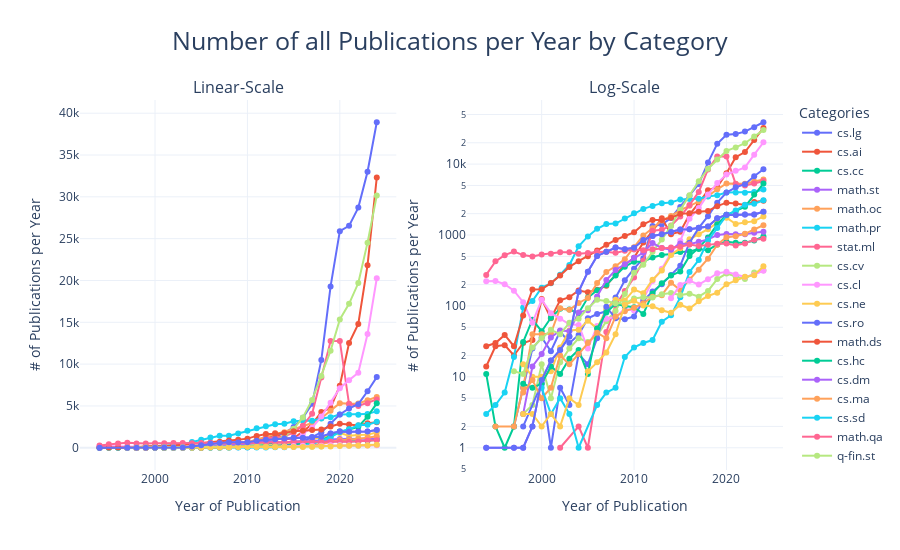
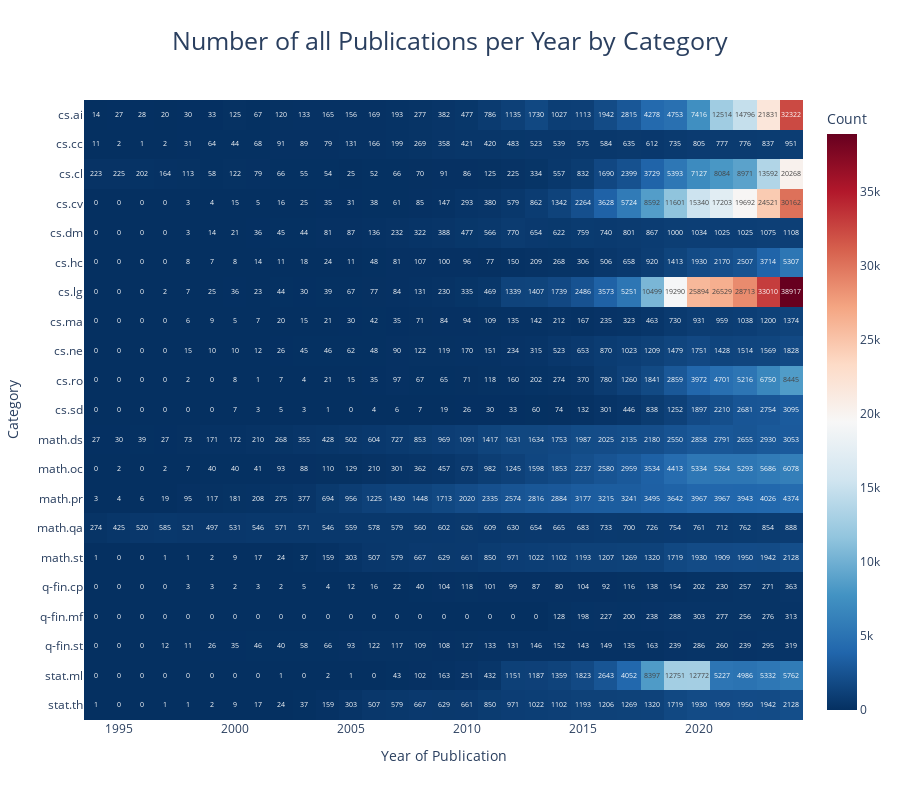

These figures' notebook cell, in order:
### Code cell
visualize_publications_by_category(df_complete, "all")

### Figure 1 — Plotly figure (JSON) as saved in the notebook; plotly's stock layout.template omitted (floating-point values rounded to 4 significant figures)
{"data": [{"line": {"color": "#636EFA"}, "mode": "lines+markers", "name": "cs.lg", "type": "scatter", "x": [1997, 1998, 1999, 2000, 2001, 2002, 2003, 2004, 2005, 2006, 2007, 2008, 2009, 2010, 2011, 2012, 2013, 2014, 2015, 2016, 2017, 2018, 2019, 2020, 2021, 2022, 2023, 2024], "xaxis": "x", "y": [2, 7, 25, 36, 23, 44, 30, 39, 67, 77, 84, 131, 230, 335, 469, 1339, 1407, 1739, 2486, 3573, 5251, 10499, 19290, 25894, 26529, 28713, 33010, 38917], "yaxis": "y"}, {"line": {"color": "#636EFA"}, "mode": "lines+markers", "name": "cs.lg", "showlegend": false, "type": "scatter", "x": [1997, 1998, 1999, 2000, 2001, 2002, 2003, 2004, 2005, 2006, 2007, 2008, 2009, 2010, 2011, 2012, 2013, 2014, 2015, 2016, 2017, 2018, 2019, 2020, 2021, 2022, 2023, 2024], "xaxis": "x2", "y": [2, 7, 25, 36, 23, 44, 30, 39, 67, 77, 84, 131, 230, 335, 469, 1339, 1407, 1739, 2486, 3573, 5251, 10499, 19290, 25894, 26529, 28713, 33010, 38917], "yaxis": "y2"}, {"line": {"color": "#EF553B"}, "mode": "lines+markers", "name": "cs.ai", "type": "scatter", "x": [1994, 1995, 1996, 1997, 1998, 1999, 2000, 2001, 2002, 2003, 2004, 2005, 2006, 2007, 2008, 2009, 2010, 2011, 2012, 2013, 2014, 2015, 2016, 2017, 2018, 2019, 2020, 2021, 2022, 2023, 2024], "xaxis": "x", "y": [14, 27, 28, 20, 30, 33, 125, 67, 120, 133, 165, 156, 169, 193, 277, 382, 477, 786, 1135, 1730, 1027, 1113, 1942, 2815, 4278, 4753, 7416, 12514, 14796, 21831, 32322], "yaxis": "y"}, {"line": {"color": "#EF553B"}, "mode": "lines+markers", "name": "cs.ai", "showlegend": false, "type": "scatter", "x": [1994, 1995, 1996, 1997, 1998, 1999, 2000, 2001, 2002, 2003, 2004, 2005, 2006, 2007, 2008, 2009, 2010, 2011, 2012, 2013, 2014, 2015, 2016, 2017, 2018, 2019, 2020, 2021, 2022, 2023, 2024], "xaxis": "x2", "y": [14, 27, 28, 20, 30, 33, 125, 67, 120, 133, 165, 156, 169, 193, 277, 382, 477, 786, 1135, 1730, 1027, 1113, 1942, 2815, 4278, 4753, 7416, 12514, 14796, 21831, 32322], "yaxis": "y2"}, {"line": {"color": "#00CC96"}, "mode": "lines+markers", "name": "cs.cc", "type": "scatter", "x": [1994, 1995, 1996, 1997, 1998, 1999, 2000, 2001, 2002, 2003, 2004, 2005, 2006, 2007, 2008, 2009, 2010, 2011, 2012, 2013, 2014, 2015, 2016, 2017, 2018, 2019, 2020, 2021, 2022, 2023, 2024], "xaxis": "x", "y": [11, 2, 1, 2, 31, 64, 44, 68, 91, 89, 79, 131, 166, 199, 269, 358, 421, 420, 483, 523, 539, 575, 584, 635, 612, 735, 805, 777, 776, 837, 951], "yaxis": "y"}, {"line": {"color": "#00CC96"}, "mode": "lines+markers", "name": "cs.cc", "showlegend": false, "type": "scatter", "x": [1994, 1995, 1996, 1997, 1998, 1999, 2000, 2001, 2002, 2003, 2004, 2005, 2006, 2007, 2008, 2009, 2010, 2011, 2012, 2013, 2014, 2015, 2016, 2017, 2018, 2019, 2020, 2021, 2022, 2023, 2024], "xaxis": "x2", "y": [11, 2, 1, 2, 31, 64, 44, 68, 91, 89, 79, 131, 166, 199, 269, 358, 421, 420, 483, 523, 539, 575, 584, 635, 612, 735, 805, 777, 776, 837, 951], "yaxis": "y2"}, {"line": {"color": "#AB63FA"}, "mode": "lines+markers", "name": "math.st", "type": "scatter", "x": [1994, 1997, 1998, 1999, 2000, 2001, 2002, 2003, 2004, 2005, 2006, 2007, 2008, 2009, 2010, 2011, 2012, 2013, 2014, 2015, 2016, 2017, 2018, 2019, 2020, 2021, 2022, 2023, 2024], "xaxis": "x", "y": [1, 1, 1, 2, 9, 17, 24, 37, 159, 303, 507, 579, 667, 629, 661, 850, 971, 1022, 1102, 1193, 1207, 1269, 1320, 1719, 1930, 1909, 1950, 1942, 2128], "yaxis": "y"}, {"line": {"color": "#AB63FA"}, "mode": "lines+markers", "name": "math.st", "showlegend": false, "type": "scatter", "x": [1994, 1997, 1998, 1999, 2000, 2001, 2002, 2003, 2004, 2005, 2006, 2007, 2008, 2009, 2010, 2011, 2012, 2013, 2014, 2015, 2016, 2017, 2018, 2019, 2020, 2021, 2022, 2023, 2024], "xaxis": "x2", "y": [1, 1, 1, 2, 9, 17, 24, 37, 159, 303, 507, 579, 667, 629, 661, 850, 971, 1022, 1102, 1193, 1207, 1269, 1320, 1719, 1930, 1909, 1950, 1942, 2128], "yaxis": "y2"}, {"line": {"color": "#FFA15A"}, "mode": "lines+markers", "name": "math.oc", "type": "scatter", "x": [1995, 1997, 1998, 1999, 2000, 2001, 2002, 2003, 2004, 2005, 2006, 2007, 2008, 2009, 2010, 2011, 2012, 2013, 2014, 2015, 2016, 2017, 2018, 2019, 2020, 2021, 2022, 2023, 2024], "xaxis": "x", "y": [2, 2, 7, 40, 40, 41, 93, 88, 110, 129, 210, 301, 362, 457, 673, 982, 1245, 1598, 1853, 2237, 2580, 2959, 3534, 4413, 5334, 5264, 5293, 5686, 6078], "yaxis": "y"}, {"line": {"color": "#FFA15A"}, "mode": "lines+markers", "name": "math.oc", "showlegend": false, "type": "scatter", "x": [1995, 1997, 1998, 1999, 2000, 2001, 2002, 2003, 2004, 2005, 2006, 2007, 2008, 2009, 2010, 2011, 2012, 2013, 2014, 2015, 2016, 2017, 2018, 2019, 2020, 2021, 2022, 2023, 2024], "xaxis": "x2", "y": [2, 2, 7, 40, 40, 41, 93, 88, 110, 129, 210, 301, 362, 457, 673, 982, 1245, 1598, 1853, 2237, 2580, 2959, 3534, 4413, 5334, 5264, 5293, 5686, 6078], "yaxis": "y2"}, {"line": {"color": "#19D3F3"}, "mode": "lines+markers", "name": "math.pr", "type": "scatter", "x": [1994, 1995, 1996, 1997, 1998, 1999, 2000, 2001, 2002, 2003, 2004, 2005, 2006, 2007, 2008, 2009, 2010, 2011, 2012, 2013, 2014, 2015, 2016, 2017, 2018, 2019, 2020, 2021, 2022, 2023, 2024], "xaxis": "x", "y": [3, 4, 6, 19, 95, 117, 181, 208, 275, 377, 694, 956, 1225, 1430, 1448, 1713, 2020, 2335, 2574, 2816, 2884, 3177, 3215, 3241, 3495, 3642, 3967, 3967, 3943, 4026, 4374], "yaxis": "y"}, {"line": {"color": "#19D3F3"}, "mode": "lines+markers", "name": "math.pr", "showlegend": false, "type": "scatter", "x": [1994, 1995, 1996, 1997, 1998, 1999, 2000, 2001, 2002, 2003, 2004, 2005, 2006, 2007, 2008, 2009, 2010, 2011, 2012, 2013, 2014, 2015, 2016, 2017, 2018, 2019, 2020, 2021, 2022, 2023, 2024], "xaxis": "x2", "y": [3, 4, 6, 19, 95, 117, 181, 208, 275, 377, 694, 956, 1225, 1430, 1448, 1713, 2020, 2335, 2574, 2816, 2884, 3177, 3215, 3241, 3495, 3642, 3967, 3967, 3943, 4026, 4374], "yaxis": "y2"}, {"line": {"color": "#FF6692"}, "mode": "lines+markers", "name": "stat.ml", "type": "scatter", "x": [2002, 2004, 2005, 2007, 2008, 2009, 2010, 2011, 2012, 2013, 2014, 2015, 2016, 2017, 2018, 2019, 2020, 2021, 2022, 2023, 2024], "xaxis": "x", "y": [1, 2, 1, 43, 102, 163, 251, 432, 1151, 1187, 1359, 1823, 2643, 4052, 8397, 12751, 12772, 5227, 4986, 5332, 5762], "yaxis": "y"}, {"line": {"color": "#FF6692"}, "mode": "lines+markers", "name": "stat.ml", "showlegend": false, "type": "scatter", "x": [2002, 2004, 2005, 2007, 2008, 2009, 2010, 2011, 2012, 2013, 2014, 2015, 2016, 2017, 2018, 2019, 2020, 2021, 2022, 2023, 2024], "xaxis": "x2", "y": [1, 2, 1, 43, 102, 163, 251, 432, 1151, 1187, 1359, 1823, 2643, 4052, 8397, 12751, 12772, 5227, 4986, 5332, 5762], "yaxis": "y2"}, {"line": {"color": "#B6E880"}, "mode": "lines+markers", "name": "cs.cv", "type": "scatter", "x": [1998, 1999, 2000, 2001, 2002, 2003, 2004, 2005, 2006, 2007, 2008, 2009, 2010, 2011, 2012, 2013, 2014, 2015, 2016, 2017, 2018, 2019, 2020, 2021, 2022, 2023, 2024], "xaxis": "x", "y": [3, 4, 15, 5, 16, 25, 35, 31, 38, 61, 85, 147, 293, 380, 579, 862, 1342, 2264, 3628, 5724, 8592, 11601, 15340, 17203, 19692, 24521, 30162], "yaxis": "y"}, {"line": {"color": "#B6E880"}, "mode": "lines+markers", "name": "cs.cv", "showlegend": false, "type": "scatter", "x": [1998, 1999, 2000, 2001, 2002, 2003, 2004, 2005, 2006, 2007, 2008, 2009, 2010, 2011, 2012, 2013, 2014, 2015, 2016, 2017, 2018, 2019, 2020, 2021, 2022, 2023, 2024], "xaxis": "x2", "y": [3, 4, 15, 5, 16, 25, 35, 31, 38, 61, 85, 147, 293, 380, 579, 862, 1342, 2264, 3628, 5724, 8592, 11601, 15340, 17203, 19692, 24521, 30162], "yaxis": "y2"}, {"line": {"color": "#FF97FF"}, "mode": "lines+markers", "name": "cs.cl", "type": "scatter", "x": [1994, 1995, 1996, 1997, 1998, 1999, 2000, 2001, 2002, 2003, 2004, 2005, 2006, 2007, 2008, 2009, 2010, 2011, 2012, 2013, 2014, 2015, 2016, 2017, 2018, 2019, 2020, 2021, 2022, 2023, 2024], "xaxis": "x", "y": [223, 225, 202, 164, 113, 58, 122, 79, 66, 55, 54, 25, 52, 66, 70, 91, 86, 125, 225, 334, 557, 832, 1690, 2399, 3729, 5393, 7127, 8084, 8971, 13592, 20268], "yaxis": "y"}, {"line": {"color": "#FF97FF"}, "mode": "lines+markers", "name": "cs.cl", "showlegend": false, "type": "scatter", "x": [1994, 1995, 1996, 1997, 1998, 1999, 2000, 2001, 2002, 2003, 2004, 2005, 2006, 2007, 2008, 2009, 2010, 2011, 2012, 2013, 2014, 2015, 2016, 2017, 2018, 2019, 2020, 2021, 2022, 2023, 2024], "xaxis": "x2", "y": [223, 225, 202, 164, 113, 58, 122, 79, 66, 55, 54, 25, 52, 66, 70, 91, 86, 125, 225, 334, 557, 832, 1690, 2399, 3729, 5393, 7127, 8084, 8971, 13592, 20268], "yaxis": "y2"}, {"line": {"color": "#FECB52"}, "mode": "lines+markers", "name": "cs.ne", "type": "scatter", "x": [1998, 1999, 2000, 2001, 2002, 2003, 2004, 2005, 2006, 2007, 2008, 2009, 2010, 2011, 2012, 2013, 2014, 2015, 2016, 2017, 2018, 2019, 2020, 2021, 2022, 2023, 2024], "xaxis": "x", "y": [15, 10, 10, 12, 26, 45, 46, 62, 48, 90, 122, 119, 170, 151, 234, 315, 523, 653, 870, 1023, 1209, 1479, 1751, 1428, 1514, 1569, 1828], "yaxis": "y"}, {"line": {"color": "#FECB52"}, "mode": "lines+markers", "name": "cs.ne", "showlegend": false, "type": "scatter", "x": [1998, 1999, 2000, 2001, 2002, 2003, 2004, 2005, 2006, 2007, 2008, 2009, 2010, 2011, 2012, 2013, 2014, 2015, 2016, 2017, 2018, 2019, 2020, 2021, 2022, 2023, 2024], "xaxis": "x2", "y": [15, 10, 10, 12, 26, 45, 46, 62, 48, 90, 122, 119, 170, 151, 234, 315, 523, 653, 870, 1023, 1209, 1479, 1751, 1428, 1514, 1569, 1828], "yaxis": "y2"}, {"line": {"color": "#636EFA"}, "mode": "lines+markers", "name": "cs.ro", "type": "scatter", "x": [1998, 2000, 2001, 2002, 2003, 2004, 2005, 2006, 2007, 2008, 2009, 2010, 2011, 2012, 2013, 2014, 2015, 2016, 2017, 2018, 2019, 2020, 2021, 2022, 2023, 2024], "xaxis": "x", "y": [2, 8, 1, 7, 4, 21, 15, 35, 97, 67, 65, 71, 118, 160, 202, 274, 370, 780, 1260, 1841, 2859, 3972, 4701, 5216, 6750, 8445], "yaxis": "y"}, {"line": {"color": "#636EFA"}, "mode": "lines+markers", "name": "cs.ro", "showlegend": false, "type": "scatter", "x": [1998, 2000, 2001, 2002, 2003, 2004, 2005, 2006, 2007, 2008, 2009, 2010, 2011, 2012, 2013, 2014, 2015, 2016, 2017, 2018, 2019, 2020, 2021, 2022, 2023, 2024], "xaxis": "x2", "y": [2, 8, 1, 7, 4, 21, 15, 35, 97, 67, 65, 71, 118, 160, 202, 274, 370, 780, 1260, 1841, 2859, 3972, 4701, 5216, 6750, 8445], "yaxis": "y2"}, {"line": {"color": "#EF553B"}, "mode": "lines+markers", "name": "math.ds", "type": "scatter", "x": [1994, 1995, 1996, 1997, 1998, 1999, 2000, 2001, 2002, 2003, 2004, 2005, 2006, 2007, 2008, 2009, 2010, 2011, 2012, 2013, 2014, 2015, 2016, 2017, 2018, 2019, 2020, 2021, 2022, 2023, 2024], "xaxis": "x", "y": [27, 30, 39, 27, 73, 171, 172, 210, 268, 355, 428, 502, 604, 727, 853, 969, 1091, 1417, 1631, 1634, 1753, 1987, 2025, 2135, 2180, 2550, 2858, 2791, 2655, 2930, 3053], "yaxis": "y"}, {"line": {"color": "#EF553B"}, "mode": "lines+markers", "name": "math.ds", "showlegend": false, "type": "scatter", "x": [1994, 1995, 1996, 1997, 1998, 1999, 2000, 2001, 2002, 2003, 2004, 2005, 2006, 2007, 2008, 2009, 2010, 2011, 2012, 2013, 2014, 2015, 2016, 2017, 2018, 2019, 2020, 2021, 2022, 2023, 2024], "xaxis": "x2", "y": [27, 30, 39, 27, 73, 171, 172, 210, 268, 355, 428, 502, 604, 727, 853, 969, 1091, 1417, 1631, 1634, 1753, 1987, 2025, 2135, 2180, 2550, 2858, 2791, 2655, 2930, 3053], "yaxis": "y2"}, {"line": {"color": "#00CC96"}, "mode": "lines+markers", "name": "cs.hc", "type": "scatter", "x": [1998, 1999, 2000, 2001, 2002, 2003, 2004, 2005, 2006, 2007, 2008, 2009, 2010, 2011, 2012, 2013, 2014, 2015, 2016, 2017, 2018, 2019, 2020, 2021, 2022, 2023, 2024], "xaxis": "x", "y": [8, 7, 8, 14, 11, 18, 24, 11, 48, 81, 107, 100, 96, 77, 150, 209, 268, 306, 506, 658, 920, 1413, 1930, 2170, 2507, 3714, 5307], "yaxis": "y"}, {"line": {"color": "#00CC96"}, "mode": "lines+markers", "name": "cs.hc", "showlegend": false, "type": "scatter", "x": [1998, 1999, 2000, 2001, 2002, 2003, 2004, 2005, 2006, 2007, 2008, 2009, 2010, 2011, 2012, 2013, 2014, 2015, 2016, 2017, 2018, 2019, 2020, 2021, 2022, 2023, 2024], "xaxis": "x2", "y": [8, 7, 8, 14, 11, 18, 24, 11, 48, 81, 107, 100, 96, 77, 150, 209, 268, 306, 506, 658, 920, 1413, 1930, 2170, 2507, 3714, 5307], "yaxis": "y2"}, {"line": {"color": "#AB63FA"}, "mode": "lines+markers", "name": "cs.dm", "type": "scatter", "x": [1998, 1999, 2000, 2001, 2002, 2003, 2004, 2005, 2006, 2007, 2008, 2009, 2010, 2011, 2012, 2013, 2014, 2015, 2016, 2017, 2018, 2019, 2020, 2021, 2022, 2023, 2024], "xaxis": "x", "y": [3, 14, 21, 36, 45, 44, 81, 87, 136, 232, 322, 388, 477, 566, 770, 654, 622, 759, 740, 801, 867, 1000, 1034, 1025, 1025, 1075, 1108], "yaxis": "y"}, {"line": {"color": "#AB63FA"}, "mode": "lines+markers", "name": "cs.dm", "showlegend": false, "type": "scatter", "x": [1998, 1999, 2000, 2001, 2002, 2003, 2004, 2005, 2006, 2007, 2008, 2009, 2010, 2011, 2012, 2013, 2014, 2015, 2016, 2017, 2018, 2019, 2020, 2021, 2022, 2023, 2024], "xaxis": "x2", "y": [3, 14, 21, 36, 45, 44, 81, 87, 136, 232, 322, 388, 477, 566, 770, 654, 622, 759, 740, 801, 867, 1000, 1034, 1025, 1025, 1075, 1108], "yaxis": "y2"}, {"line": {"color": "#FFA15A"}, "mode": "lines+markers", "name": "cs.ma", "type": "scatter", "x": [1998, 1999, 2000, 2001, 2002, 2003, 2004, 2005, 2006, 2007, 2008, 2009, 2010, 2011, 2012, 2013, 2014, 2015, 2016, 2017, 2018, 2019, 2020, 2021, 2022, 2023, 2024], "xaxis": "x", "y": [6, 9, 5, 7, 20, 15, 21, 30, 42, 35, 71, 84, 94, 109, 135, 142, 212, 167, 235, 323, 463, 730, 931, 959, 1038, 1200, 1374], "yaxis": "y"}, {"line": {"color": "#FFA15A"}, "mode": "lines+markers", "name": "cs.ma", "showlegend": false, "type": "scatter", "x": [1998, 1999, 2000, 2001, 2002, 2003, 2004, 2005, 2006, 2007, 2008, 2009, 2010, 2011, 2012, 2013, 2014, 2015, 2016, 2017, 2018, 2019, 2020, 2021, 2022, 2023, 2024], "xaxis": "x2", "y": [6, 9, 5, 7, 20, 15, 21, 30, 42, 35, 71, 84, 94, 109, 135, 142, 212, 167, 235, 323, 463, 730, 931, 959, 1038, 1200, 1374], "yaxis": "y2"}, {"line": {"color": "#19D3F3"}, "mode": "lines+markers", "name": "cs.sd", "type": "scatter", "x": [2000, 2001, 2002, 2003, 2004, 2006, 2007, 2008, 2009, 2010, 2011, 2012, 2013, 2014, 2015, 2016, 2017, 2018, 2019, 2020, 2021, 2022, 2023, 2024], "xaxis": "x", "y": [7, 3, 5, 3, 1, 4, 6, 7, 19, 26, 30, 33, 60, 74, 132, 301, 446, 838, 1252, 1897, 2210, 2681, 2754, 3095], "yaxis": "y"}, {"line": {"color": "#19D3F3"}, "mode": "lines+markers", "name": "cs.sd", "showlegend": false, "type": "scatter", "x": [2000, 2001, 2002, 2003, 2004, 2006, 2007, 2008, 2009, 2010, 2011, 2012, 2013, 2014, 2015, 2016, 2017, 2018, 2019, 2020, 2021, 2022, 2023, 2024], "xaxis": "x2", "y": [7, 3, 5, 3, 1, 4, 6, 7, 19, 26, 30, 33, 60, 74, 132, 301, 446, 838, 1252, 1897, 2210, 2681, 2754, 3095], "yaxis": "y2"}, {"line": {"color": "#FF6692"}, "mode": "lines+markers", "name": "math.qa", "type": "scatter", "x": [1994, 1995, 1996, 1997, 1998, 1999, 2000, 2001, 2002, 2003, 2004, 2005, 2006, 2007, 2008, 2009, 2010, 2011, 2012, 2013, 2014, 2015, 2016, 2017, 2018, 2019, 2020, 2021, 2022, 2023, 2024], "xaxis": "x", "y": [274, 425, 520, 585, 521, 497, 531, 546, 571, 571, 546, 559, 578, 579, 560, 602, 626, 609, 630, 654, 665, 683, 733, 700, 726, 754, 761, 712, 762, 854, 888], "yaxis": "y"}, {"line": {"color": "#FF6692"}, "mode": "lines+markers", "name": "math.qa", "showlegend": false, "type": "scatter", "x": [1994, 1995, 1996, 1997, 1998, 1999, 2000, 2001, 2002, 2003, 2004, 2005, 2006, 2007, 2008, 2009, 2010, 2011, 2012, 2013, 2014, 2015, 2016, 2017, 2018, 2019, 2020, 2021, 2022, 2023, 2024], "xaxis": "x2", "y": [274, 425, 520, 585, 521, 497, 531, 546, 571, 571, 546, 559, 578, 579, 560, 602, 626, 609, 630, 654, 665, 683, 733, 700, 726, 754, 761, 712, 762, 854, 888], "yaxis": "y2"}, {"line": {"color": "#B6E880"}, "mode": "lines+markers", "name": "q-fin.st", "type": "scatter", "x": [1997, 1998, 1999, 2000, 2001, 2002, 2003, 2004, 2005, 2006, 2007, 2008, 2009, 2010, 2011, 2012, 2013, 2014, 2015, 2016, 2017, 2018, 2019, 2020, 2021, 2022, 2023, 2024], "xaxis": "x", "y": [12, 11, 26, 35, 46, 40, 58, 66, 93, 122, 117, 109, 108, 127, 133, 131, 146, 152, 143, 149, 135, 163, 239, 286, 260, 239, 295, 319], "yaxis": "y"}, {"line": {"color": "#B6E880"}, "mode": "lines+markers", "name": "q-fin.st", "showlegend": false, "type": "scatter", "x": [1997, 1998, 1999, 2000, 2001, 2002, 2003, 2004, 2005, 2006, 2007, 2008, 2009, 2010, 2011, 2012, 2013, 2014, 2015, 2016, 2017, 2018, 2019, 2020, 2021, 2022, 2023, 2024], "xaxis": "x2", "y": [12, 11, 26, 35, 46, 40, 58, 66, 93, 122, 117, 109, 108, 127, 133, 131, 146, 152, 143, 149, 135, 163, 239, 286, 260, 239, 295, 319], "yaxis": "y2"}, {"line": {"color": "#FF97FF"}, "mode": "lines+markers", "name": "q-fin.mf", "type": "scatter", "x": [2014, 2015, 2016, 2017, 2018, 2019, 2020, 2021, 2022, 2023, 2024], "xaxis": "x", "y": [128, 198, 227, 200, 238, 288, 303, 277, 256, 276, 313], "yaxis": "y"}, {"line": {"color": "#FF97FF"}, "mode": "lines+markers", "name": "q-fin.mf", "showlegend": false, "type": "scatter", "x": [2014, 2015, 2016, 2017, 2018, 2019, 2020, 2021, 2022, 2023, 2024], "xaxis": "x2", "y": [128, 198, 227, 200, 238, 288, 303, 277, 256, 276, 313], "yaxis": "y2"}, {"line": {"color": "#FECB52"}, "mode": "lines+markers", "name": "q-fin.cp", "type": "scatter", "x": [1998, 1999, 2000, 2001, 2002, 2003, 2004, 2005, 2006, 2007, 2008, 2009, 2010, 2011, 2012, 2013, 2014, 2015, 2016, 2017, 2018, 2019, 2020, 2021, 2022, 2023, 2024], "xaxis": "x", "y": [3, 3, 2, 3, 2, 5, 4, 12, 16, 22, 40, 104, 118, 101, 99, 87, 80, 104, 92, 116, 138, 154, 202, 230, 257, 271, 363], "yaxis": "y"}, {"line": {"color": "#FECB52"}, "mode": "lines+markers", "name": "q-fin.cp", "showlegend": false, "type": "scatter", "x": [1998, 1999, 2000, 2001, 2002, 2003, 2004, 2005, 2006, 2007, 2008, 2009, 2010, 2011, 2012, 2013, 2014, 2015, 2016, 2017, 2018, 2019, 2020, 2021, 2022, 2023, 2024], "xaxis": "x2", "y": [3, 3, 2, 3, 2, 5, 4, 12, 16, 22, 40, 104, 118, 101, 99, 87, 80, 104, 92, 116, 138, 154, 202, 230, 257, 271, 363], "yaxis": "y2"}, {"line": {"color": "#636EFA"}, "mode": "lines+markers", "name": "stat.th", "type": "scatter", "x": [1994, 1997, 1998, 1999, 2000, 2001, 2002, 2003, 2004, 2005, 2006, 2007, 2008, 2009, 2010, 2011, 2012, 2013, 2014, 2015, 2016, 2017, 2018, 2019, 2020, 2021, 2022, 2023, 2024], "xaxis": "x", "y": [1, 1, 1, 2, 9, 17, 24, 37, 159, 303, 507, 579, 667, 629, 661, 850, 971, 1022, 1102, 1193, 1206, 1269, 1320, 1719, 1930, 1909, 1950, 1942, 2128], "yaxis": "y"}, {"line": {"color": "#636EFA"}, "mode": "lines+markers", "name": "stat.th", "showlegend": false, "type": "scatter", "x": [1994, 1997, 1998, 1999, 2000, 2001, 2002, 2003, 2004, 2005, 2006, 2007, 2008, 2009, 2010, 2011, 2012, 2013, 2014, 2015, 2016, 2017, 2018, 2019, 2020, 2021, 2022, 2023, 2024], "xaxis": "x2", "y": [1, 1, 1, 2, 9, 17, 24, 37, 159, 303, 507, 579, 667, 629, 661, 850, 971, 1022, 1102, 1193, 1206, 1269, 1320, 1719, 1930, 1909, 1950, 1942, 2128], "yaxis": "y2"}], "layout": {"annotations": [{"font": {"size": 16}, "showarrow": false, "text": "Linear-Scale", "x": 0.225, "xanchor": "center", "xref": "paper", "y": 1, "yanchor": "bottom", "yref": "paper"}, {"font": {"size": 16}, "showarrow": false, "text": "Log-Scale", "x": 0.775, "xanchor": "center", "xref": "paper", "y": 1, "yanchor": "bottom", "yref": "paper"}], "height": 550, "legend": {"title": {"text": "Categories"}}, "title": {"font": {"size": 25}, "text": "Number of all Publications per Year by Category", "x": 0.5}, "xaxis": {"anchor": "y", "domain": [0, 0.45], "title": {"text": "Year of Publication"}}, "xaxis2": {"anchor": "y2", "domain": [0.55, 1], "title": {"text": "Year of Publication"}}, "yaxis": {"anchor": "x", "domain": [0, 1], "title": {"text": "# of Publications per Year"}}, "yaxis2": {"anchor": "x2", "domain": [0, 1], "title": {"text": "# of Publications per Year"}, "type": "log"}}}

### Figure 2 — Plotly figure (JSON) as saved in the notebook; plotly's stock layout.template omitted (floating-point values rounded to 4 significant figures; data arrays with more than 128 entries replaced by an {"elided": "..."} marker saying what was removed)
{"data": [{"colorbar": {"title": {"text": "Count"}}, "colorscale": [[0, "rgb(5,48,97)"], [0.1, "rgb(33,102,172)"], [0.2, "rgb(67,147,195)"], [0.3, "rgb(146,197,222)"], [0.4, "rgb(209,229,240)"], [0.5, "rgb(247,247,247)"], [0.6, "rgb(253,219,199)"], [0.7, "rgb(244,165,130)"], [0.8, "rgb(214,96,77)"], [0.9, "rgb(178,24,43)"], [1, "rgb(103,0,31)"]], "text": {"elided": "21x31 int values"}, "texttemplate": "%{text}", "type": "heatmap", "x": [1994, 1995, 1996, 1997, 1998, 1999, 2000, 2001, 2002, 2003, 2004, 2005, 2006, 2007, 2008, 2009, 2010, 2011, 2012, 2013, 2014, 2015, 2016, 2017, 2018, 2019, 2020, 2021, 2022, 2023, 2024], "y": ["stat.th", "stat.ml", "q-fin.st", "q-fin.mf", "q-fin.cp", "math.st", "math.qa", "math.pr", "math.oc", "math.ds", "cs.sd", "cs.ro", "cs.ne", "cs.ma", "cs.lg", "cs.hc", "cs.dm", "cs.cv", "cs.cl", "cs.cc", "cs.ai"], "z": {"elided": "21x31 float values"}}], "layout": {"height": 800, "title": {"font": {"size": 25}, "text": "Number of all Publications per Year by Category", "x": 0.5}, "xaxis": {"title": {"text": "Year of Publication"}}, "yaxis": {"title": {"text": "Category"}}}}
